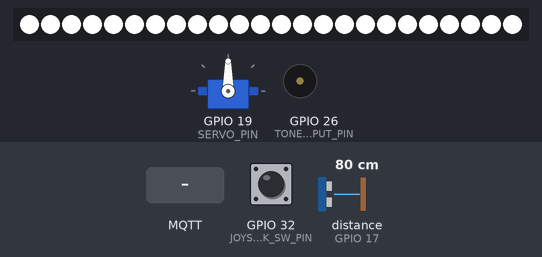
The sketch below on a simulated ESP32. Parts: servo, 24 RGB LEDs in strip order, left to right, buzzer (waves = sounding). Wiring (inferred from the names in the program): ultrasonic range finder: trigger GPIO 16; echo GPIO 17. Inputs (shaded band) come from the test bench; at power-on: distance to the obstacle (sensor on GPIO 17) 80 cm, GPIO 32 (JOYSTICK_SW_PIN) HIGH. The echo pulse lasts 58.3 µs per cm; dim RGB values are drawn brighter than linear; WiFi joins after 1.5 s; servers stay silent unless stated; random numbers use the default seed unless the sketch sets one; no MQTT or app messages arrive unless stated; what the sketch prints to the serial monitor is not drawn.

Above: at 2.9 s.
3.0 s: distance to the obstacle (sensor on GPIO 17) set to 9 cm
12.5 s: distance to the obstacle (sensor on GPIO 17) set to 6 cm
At 12.65 s:
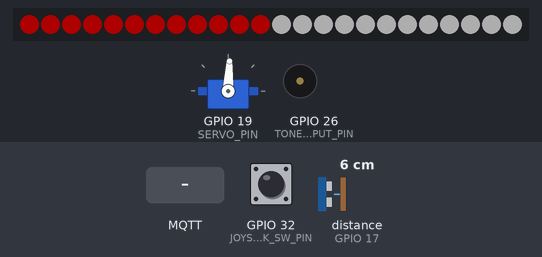
At 13.25 s:
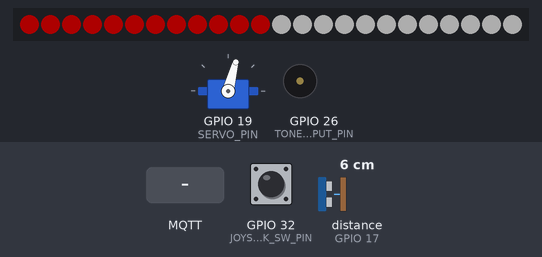
14.1 s: MQTT message "1" arrives on the first subscribed topic
At 14.25 s:
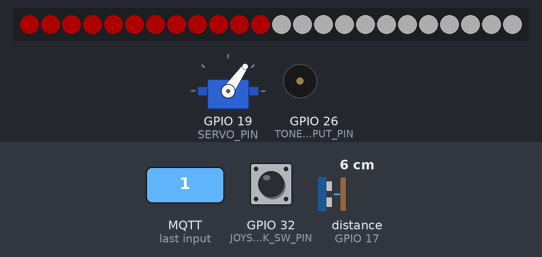
16.6 s: distance to the obstacle (sensor on GPIO 17) set to 3 cm
At 17.6 s:
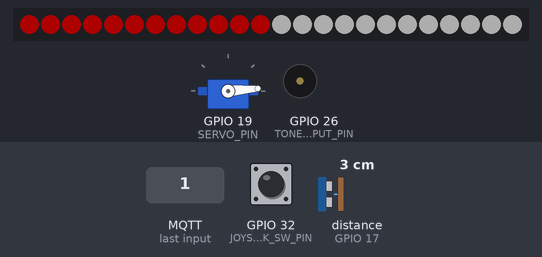
25.5 s: MQTT message "1" arrives on the second subscribed topic
37.6 s: MQTT message "0" arrives on the second subscribed topic
Timing chart, 0 to 40.4 s (numbered marks = the images above; inputs shaded):
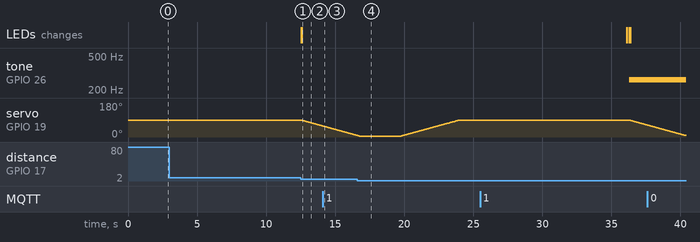

Measured:
- the behaviour switches between 8 and 7 cm on distance to the obstacle (sensor on GPIO 17) (found by bisection; images 0 and 1)
- the behaviour switches between 5 and 4 cm on distance to the obstacle (sensor on GPIO 17) (found by bisection; images 3 and 4)
- after the input at 3.0 s, every drawn part: stays the same
- after the input at 12.5 s, servo on GPIO 19 (SERVO_PIN): moves from 90° to 58° over 1.5 s, starting at once
- after the input at 25.5 s, tone on GPIO 26 (TONE_OUTPUT_PIN): silent → 262 Hz after 10.8 s; servo on GPIO 19 (SERVO_PIN): moves from 90° to 64° over 1.2 s, starting after 10.8 s

The sketch:

ParkingMain.ino
```cpp
#include "IRReceiver.h"
#include "UltrasonicSensor.h"
#include "LightController.h"
#include "Lights.h"
#include <Adafruit_NeoPixel.h>
#include "Stick.h"
#include "ServoMover.h"
#include "MQTT_Helper.h"

/*
Project - Interactive Smart Parking Gate

We made a project that suimulates a smart parking gate system, as seen in our awesome video.

This project implements a smart gate control system, integrating ultrasonic car detection, servo-based gate movement,
visual lighting feedback via  LEDs, an IR remote trigger for fire alarms and manual fire control,
and an MQTT-based data exchange.
By employing non-blocking timing strategies (using millis()) and breaking the system into multiple classes, as taught in class.

Features:
1. MQTT Integration (IoT):
   • Connects to Adafruit IO using WiFi.
   • Publishes and subscribes to feeds for real-time updates (current price, fire alert, open command, etc.).
   • Tracks parking metrics (guests, members, total cars, revenue).

2. Automatic Gate Operation:
   • An Ultrasonic Sensor detects approaching cars when leaving the garage, to open the gate and reduce number of total cars.
   • A Servo Motor raises or lowers the gate, demonstrating open/close functionality.

3. Visual Feedback:
   • A NeoPixel LED Strip provides dynamic lighting:
        • Standard mode (all white).
        • “Full Parking” mode (solid red).
        • “Enter/Exit” animations (half red, half white).
        • “Fire Alarm” blinking effect (quick red flashes).
   • A separate LightController class provides a blinking LED, indicating gate or alarm states.

4. User Interactions:
   • IR Remote triggers fire alarm functionality.
   • Joystick Button for manual gate control (simulating a driver requesting entry).

5. Sound Alarm:
   • A tone-based alarm is driven by PWM output, toggled during fire alerts.

Circuit Components:
1. Inputs:
   • Ultrasonic Sensor for car detection.
   • IR Receiver for remote-based fire alert.
   • Joystick (button press) for manual gate entry requests.
   • Adafruit control from dashboard.
2. Outputs:
   • NeoPixel LED Strip for parking status and gate animations.
   • Single LED for blinking (LightController).
   • Servo Motor to physically represent gate movement.
   • Tone-based buzzer for fire alarm sound.

Functional Workflow:
1. Startup:
   • Initializes WiFi, connects to the MQTT broker, and sets up sensors and actuators.
   • Resets or retrieves parking data from MQTT feeds.

2. Real-time Operation:
   • Uses loops with smart delays (millis()) to periodically:
       - Publish updated metrics to MQTT.
       - Read IR remote signals.
       - Check joystick input.
       - Measure the distance to approaching cars.
       - Adjust lights and servo position accordingly.

3. Fire Alert:
   • If a fire alert is detected (from either IR remote or MQTT feed):
       - Gate automatically opens.
       - Alarm sound (tone).
       - Red blinking NeoPixel animation.

4. Car Enter/Exit:
   • Ultrasonic sensor triggers exit if a car is detected near the gate.
   • Joystick button triggers an entry if there is room.
   • NeoPixel lighting patterns reflect gate opening/closing.

- Adafruit Dashboard:
	1.	Revenue
	•	Displays the total accumulated parking revenue based on the current price and the
   number of arrivals (guests/members). This value increases whenever a new guest or member enters.

	2.	Status
	•	Shows the overall system status, such as “READY” when the system is connected and functional

	3.	Visitors Chart
	•	Plots the count of guests and members over time. Each data point is recorded whenever
   your code updates the “guests” or “members” feeds, providing a history of how many visitors arrived in each category.

	4.	Fire Alert
	•	A button (or feed) that, when toggled, indicates a fire emergency.

	5.	Gate
	•	A button (or feed) for manually sending an “OPEN” command to the gate if you want to simulate
   a remote/manual override. When pressed, the system logic should raise the servo and allow a car to enter/exit.

	6.	Number of Cars (Gauge)
	•	A circular gauge that displays the current count of cars in the parking lot.
   It visually indicates how full the lot is based on a set maximum,
    at 5 it's colorde red to show it's full (as well as the LEDS).

	7.	Current Price
	•	A slider that allows you to set or view the parking fee (in your local currency).
   This feed is read to determine how much to charge guests or members, which then affects the revenue feed.

These feeds are subscribed to or published by the ESP32, which uses the data to guide your parking system’s logic—for example,
 deciding whether a new car can enter based on the “Number of Cars” feed, controling lights and sounds as well.

Video link: https://youtube.com/shorts/xx8vsdRDkPM?si=snKenACvGb3_9-I0
Adafruit IO link: https://io.adafruit.com/hangs_treads_4d/dashboards/parking-project-iot

Created By:
Theodore_Dai_Maman #211541594
Omer_Dan #322952466
Amit_Kaminsky #207487661
*/

// Thresholds
#define MAX_OPEN_DISTANCE 7
#define MIN_OPEN_DISTANCE 3
#define MAX_MEASURED_DISTANCE 30
#define MAX_CARS 5

// Lightstrip configuration
#define LED_PIN 2
#define LED_COUNT 24
boolean lightsOn = false;
int currentLight = 0;
Lights lights;
Adafruit_NeoPixel lightStrip(LED_COUNT, LED_PIN, NEO_GRB + NEO_KHZ800);

// Sound
#define TONE_OUTPUT_PIN 26
#define NOTE_C4  262
const int TONE_PWM_CHANNEL = 0;
boolean isBeeping = false;
int noteDuration = 250;
unsigned long previousMillis_sound;

// Joystick switch pin
#define JOYSTICK_SW_PIN 32
Stick stick;

// Single Light configuration
#define LightPin 5
LightController lightController(LightPin, 250, 250);

// Ultrasonic ultraSonicSensor Configuration
#define TRIGGER_PIN 16
#define ECHO_PIN 17
UltrasonicSensor ultraSonicSensor(TRIGGER_PIN, ECHO_PIN, MAX_MEASURED_DISTANCE);

// Servo Configuration
#define SERVO_PIN 19
ServoMover servo_mover(SERVO_PIN);

// IRReceiver Configuration
IRReceiver irReceiver;


// Variables
int numCars = 0;
int fireAlarm = 0;
int openG = 0;
boolean notFired = true;
boolean notOpened = true;

// Delay
unsigned long previousMillis = 0;
int Delay = 250;
int openGateDelay = 3000;

void setup() {
  Serial.begin(115200);

   // Start the IR receiver
  irReceiver.startReceiving();

  // Initialize the ultrasonic ultraSonicSensor
  ultraSonicSensor.begin();

  // Initialize light lightStrip
  lightStrip.begin();

  lights.standard(lightStrip);
  lightStrip.show();
  lightStrip.setBrightness(50);


  //Sound
  ledcAttachPin(TONE_OUTPUT_PIN, TONE_PWM_CHANNEL);

  Serial.println("MQTT Tester Starting...");
  mqtt_init();
  numCars = mqtt_getTotalCars();
}

void openGate(int onExit){
  Serial.println("Opening the gate");

  while(servo_mover.goUp()) {
    lightController.blink();

    if (onExit == 1){ // Car exit
      lights.playExitLights(lightStrip);
    }
    else if (onExit == 0) { // Car enter
      lights.playEnterLights(lightStrip);

    } else if (onExit == 2) { // Fire

    }
  }
}

void closeGate(){
  Serial.println("Closing the gate");

  while(servo_mover.goDown()) {
    lightController.blink();
  }
}

void playAlarm(){
  unsigned long currentMillis = millis();
      if (isBeeping) {
        if (currentMillis - previousMillis_sound >= noteDuration) {
          ledcWrite(TONE_PWM_CHANNEL, 0);  // Stop the tone
          isBeeping = false;
          previousMillis_sound = currentMillis;
        }
  } else {
      if (currentMillis - previousMillis_sound >= noteDuration) {
        ledcWriteTone(TONE_PWM_CHANNEL, NOTE_C4);  // Start the tone
        isBeeping = true;
        previousMillis_sound = currentMillis;
      }
  }
}

void loop() {
    int distance = ultraSonicSensor.measureDistance();
    unsigned long currentMillis = millis();
    if (currentMillis - previousMillis >= Delay) {
      previousMillis = currentMillis;
      // Ada fruit comms
      mqtt_pushData(); // Inner delay


      if (servo_mover.isOpen() && fireAlarm != 1) {
        // Wait some time for car to pass
        delay(openGateDelay);

        // Close the gate
        closeGate();
        lights.standard(lightStrip);

      }

      openG = mqtt_getOpen();
      // Check if there is FIRE ALARM
      fireAlarm = mqtt_getFireAlert();

      if (distance < MAX_OPEN_DISTANCE && distance > MIN_OPEN_DISTANCE) {
        // Car is near the exit gate - opening the gate
        Serial.print("Open distance:");
        Serial.println(distance);
        openGate(1);
        numCars--;
        mqtt_setTotalCars(numCars);

      } else if (!stick.isPressed()) {
          // Opening the gate - car wants to enter
          if (numCars < MAX_CARS) {
            Serial.println("A guest has arrived");
            openGate(0);
            numCars++;
            mqtt_setTotalCars(numCars);
            mqtt_incGuests();

          } else {
              Serial.println("Parking lot is full!");
              lights.full(lightStrip);
          }

        // Member has arrived
        } else if (openG == 1 && notOpened) {
             delay(200);
             Serial.println("A member has arrived");
             openGate(false);
             numCars++;
             mqtt_setTotalCars(numCars);
             mqtt_incMembers();
             notOpened = false;

        // Fire alarm using the IR remote
        } else if (irReceiver.receive() || fireAlarm == 1) {
              if (fireAlarm == 1) {
                // true for blinking, false for not blinking
                lights.blink(lightStrip);

                playAlarm();
                openGate(2);
                notFired = false;

            } else {
              ledcWrite(TONE_PWM_CHANNEL, 0);
            }
        }

      // Parking is full - turn on the red light
      if (numCars == MAX_CARS) {
        lights.full(lightStrip);
      }
    }


}
```

IRReceiver.h
```cpp
#include <Arduino.h>
#include <IRremote.hpp>

#define IR_RECEIVE_PIN 300

class IRReceiver {
public:
    void startReceiving() {
        Serial.println(F("START IR Receiver"));
        // Start the receiver
        IrReceiver.begin(IR_RECEIVE_PIN, ENABLE_LED_FEEDBACK);
        Serial.print(F("Ready to receive IR signals of protocols: "));
        printActiveIRProtocols(&Serial);
        Serial.printf(" at pin %d\n", IR_RECEIVE_PIN);
    }

    bool receive() {
        // Check if a signal has been received
        if (IrReceiver.decode()) {
//            IrReceiver.printIRResultShort(&Serial);
//            IrReceiver.printIRSendUsage(&Serial);
            if (IrReceiver.decodedIRData.protocol == UNKNOWN) {
//                Serial.println(F("Received noise or an unknown protocol"));
//                IrReceiver.printIRResultRawFormatted(&Serial, true);

                return false;
            }
            Serial.println();

            // Resume receiving for the next data
            IrReceiver.resume();

            // Check if the received command matches a specific value
            if (IrReceiver.decodedIRData.command == 0x1C) {
                interrupts(); // Re-enable interrupts
                return true; // Command matches
            }
        }
        interrupts(); // Re-enable interrupts
        return false; // No matching command received
    }
};
```

LightController.h
```cpp
#include <Arduino.h>

/*
    Connections:
    Connect the entire line to the same row on the ESP32 - row 5
    Black wire -> GND
*/

class LightController {
private:
    uint8_t pin; // The pin where the light (LED) is connected
    unsigned long onTime; // Duration to keep the light on (in milliseconds)
    unsigned long offTime; // Duration to keep the light off (in milliseconds)
    unsigned long lastToggleTime; // Last time the light state changed
    bool isLightOn; // Current state of the light
    bool isBlinking; // Flag to enable or disable blinking

public:
    // Constructor to initialize the pin and timings
    LightController(uint8_t pinNumber, unsigned long onDuration, unsigned long offDuration)
        : pin(pinNumber), onTime(onDuration), offTime(offDuration), lastToggleTime(0), isLightOn(false), isBlinking(true) {}

    // Setup the pin as an output
    void begin() {
        pinMode(pin, OUTPUT);
        digitalWrite(pin, 0); // Start with the light off
    }

    // Blink the light based on the specified timings
    void blink() {
        if (!isBlinking) {
            digitalWrite(pin, 0); // Ensure the light is off if blinking is stopped
            isLightOn = false;
            return;
        }

        unsigned long currentTime = millis();
        if (isLightOn && (currentTime - lastToggleTime >= onTime)) {
            digitalWrite(pin, 0); // Turn off the light
            isLightOn = false;
            lastToggleTime = currentTime;
        } else if (!isLightOn && (currentTime - lastToggleTime >= offTime)) {
            digitalWrite(pin, 255); // Turn on the light
            isLightOn = true;
            lastToggleTime = currentTime;
        }
    }

    // Stop the blinking and turn off the light
    void stopBlinking() {
        isBlinking = false;

        digitalWrite(pin, 0); // Ensure the light is off
    }
};
```

Lights.h
```cpp
#include <Adafruit_NeoPixel.h>

/*
    Connections:
    All 3 pins are connected to the same row on the ESP32 - row 2
    GND -> GND
    5V -> middle pin on the ESP32
    DIN -> Blue pin on the ESP32
*/

#define LED_PIN 2
#define LED_COUNT 24
#define NUM_BLINKS 4

class Lights {

    // NeoPixel LED configuration
    int currentLight = 0;

    int red = 255;
    int green = 0;
    int blue = 0;
    int white = 255;

    // temp
    float prev_temp = -273.15;

    // Delay
    unsigned long currentMillis = 0;
    unsigned long lastTime = 0;
    unsigned long timerDelay = 25;

    public:

    Lights() {
    }

    void fillStrip(Adafruit_NeoPixel &strip, int red, int green, int blue) {
        for (int i = 0; i < LED_COUNT; i++) {
            strip.setPixelColor(i, strip.Color(red, green, blue));

        }
//        Serial.printf("COLOR FILL: %d, %d, %d", red, green, blue);

        strip.show();
    }

    void blink(Adafruit_NeoPixel &strip){
      red = 255;
      green = 0;
      blue = 0;

      for (int i = 0; i < NUM_BLINKS; i++)
      {
        fillStrip(strip, red, green, blue);

        delay(25);
        fillStrip(strip, 0, 0, 0);
        delay(25);
      }
    }

    void standard(Adafruit_NeoPixel &strip)
    {
      for (int i = 0; i < LED_COUNT; i++) {
        if (i < LED_COUNT) {
            // White
            strip.setPixelColor(i, strip.Color(255, 255, 255));
        }

        strip.show();
//        Serial.println("Colored red");
      }
    }

    void playExitLights(Adafruit_NeoPixel &strip)
    {
        for (int i = 0; i < LED_COUNT; i++) {
            if (i < LED_COUNT / 2) {
                // Red
                strip.setPixelColor(i, strip.Color(red, 0, 0));
            }
            else {
                strip.setPixelColor(i, strip.Color(white, white, white));
            }
        }

        strip.show();
    }

    void playEnterLights(Adafruit_NeoPixel &strip)
    {
        for (int i = 0; i < LED_COUNT; i++) {
            if (i < LED_COUNT / 2) {
                // White
                strip.setPixelColor(i, strip.Color(white, white, white));
            }
            else {
              strip.setPixelColor(i, strip.Color(red, 0, 0));
            }
        }

        strip.show();
    }

    void full(Adafruit_NeoPixel &strip) {
        for (int i = 0; i < LED_COUNT; i++) {
            strip.setPixelColor(i, strip.Color(255, 0, 0));

        }
        strip.show();
    }
};
```

ServoMover.h
```cpp
#include <ESP32Servo.h>

int openingAngle = 5;
int closingAngle = 90;

class ServoMover {
    Servo myservo;

    int servoPin;
    int currentAngle = closingAngle;
    int Delay;
    unsigned long previousMillis;

  public:

    ServoMover(int pin) {
      servoPin = pin;
      previousMillis = 0;
      Delay = 50;

      ESP32PWM::allocateTimer(3); // TODO: parametrize that 0!
      delay(100);  // Add stabilization delay
      myservo.setPeriodHertz(50);
      delay(100);  // Add stabilization delay
      myservo.attach(servoPin, 500, 2500);
    }


    boolean goUp() {
        unsigned long currentMillis = millis();
        if (currentMillis - previousMillis >= Delay) {
            if (currentAngle > openingAngle) {
                currentAngle--;  // Decrement angle to go up
                myservo.write(currentAngle);
    //            Serial.println(currentAngle);
                previousMillis = millis();
                return true;
            }
            return false;  // Done moving up
    }
    return true;  // Wait for delay
}

  boolean goDown() {
      unsigned long currentMillis = millis();
      if (currentMillis - previousMillis >= Delay) {
          if (currentAngle < closingAngle) {
              currentAngle++;  // Increment angle to go down
              myservo.write(currentAngle);
//              Serial.println(currentAngle);
              previousMillis = millis();
              return true;
          }
          return false;  // Done moving down
      }
      return true;  // Wait for delay
  }

  boolean isOpen(){
    return (currentAngle == openingAngle);
    }
  boolean isClose(){
    return (currentAngle == closingAngle);
    }

};
```

Stick.h
```cpp
#define JOYSTICK_SW_PIN 32

class Stick {
    unsigned long previousMillis;
    int Delay;
    int mainDelay;
    int readSW;
    boolean wasPressed;

    public:
        Stick() {
            mainDelay = 1000;
            Delay = mainDelay;
            previousMillis = 0;
            readSW = 1;
            pinMode(JOYSTICK_SW_PIN, INPUT_PULLUP);
        }

        int isPressed() {
            unsigned long currentMillis = millis();
            if (currentMillis - previousMillis >= Delay) {
                Delay = mainDelay;
                previousMillis = currentMillis;
                readSW = digitalRead(JOYSTICK_SW_PIN);
                if (readSW == 0) {
                  readSW = 1;
                  Delay *= 3;
                  return 0;
                }
            }
            return readSW; // 0 means pressed
        }

};
```

Source omitted: MQTT_Helper.h (6353 bytes), UltrasonicSensor.h (1091 bytes)
